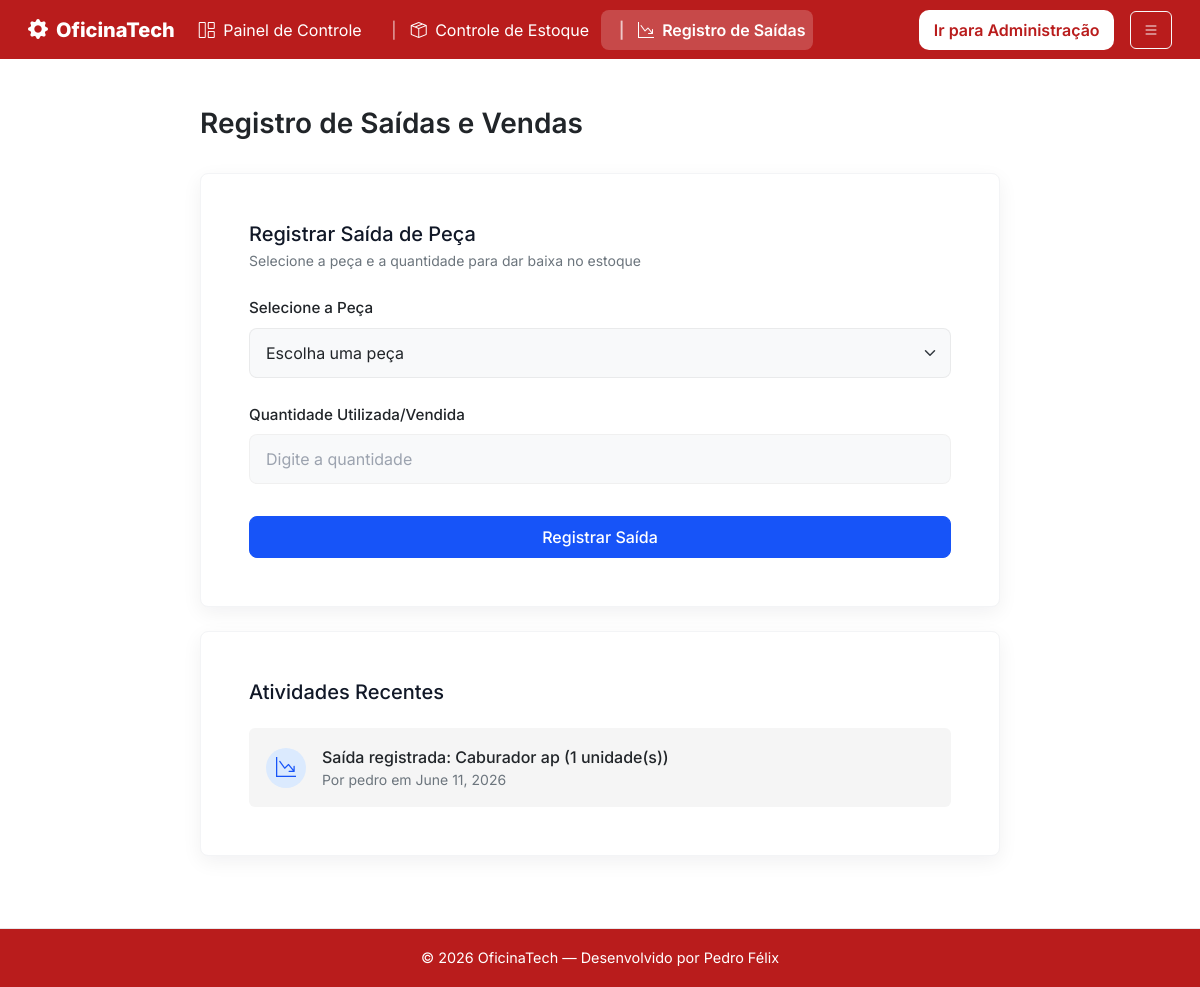
/saidas/ (signed in), run on the app's committed database.
### oficinatech01/models.py (models this page shows, shortened)
class Venda(models.Model):
    id_venda = models.AutoField(primary_key=True)
    data_venda = models.DateField(auto_now_add=True)
    quant_venda = models.IntegerField()
    id_funcionario = models.ForeignKey(Funcionario, on_delete=models.PROTECT, related_name='vendas')
    id_peca = models.ForeignKey(Peca, on_delete=models.PROTECT, related_name='vendas')

class Peca(models.Model):
    id_peca = models.AutoField(primary_key=True)
    nome_peca = models.CharField(max_length=255)
    descricao_peca = models.TextField(blank=True, null=True)
    custo_peca = models.DecimalField(max_digits=10, decimal_places=2)  # Melhor que Float para dinheiro
    quant_peca = models.IntegerField(default=0)
    alerta_quant = models.IntegerField(default=5)
    ativo = models.BooleanField(default=True)
    data_inativacao = models.DateField(blank=True, null=True)
    data_registo = models.DateField(auto_now_add=True)
    fornecedores = models.ManyToManyField(Fornecedor, related_name='pecas', blank=True)

class Funcionario(models.Model):
    id_funcionario = models.AutoField(primary_key=True)
    user = models.OneToOneField(User, on_delete=models.CASCADE, null=True, blank=True)
    nome_funcionario = models.CharField(max_length=255)
    email_funcionario = models.EmailField(blank=True, null=True)
    cargo_funcionario = models.CharField(max_length=100, blank=True, null=True)
    ativo = models.BooleanField(default=True)
    data_inativacao = models.DateField(blank=True, null=True)
    data_registo = models.DateField(auto_now_add=True)

### oficinatech/views.py (the view, shortened to what this page needs)
# urls.py: path('saidas/', views.saidas, name='saidas'),
@login_required
def saidas(request):
    pecas = Peca.objects.filter(ativo=True).order_by('nome_peca')
    vendas_recentes = Venda.objects.select_related('id_peca', 'id_funcionario').order_by('-id_venda')[:8]
    return render(request, 'saidas.html', {
        'pecas': pecas,
        'vendas_recentes': vendas_recentes,
    })

### oficinatech/templates/saidas.html (shortened to what this page needs)
{% extends 'base.html' %}
{% block content %}
    <div class="container content-wrap d-flex justify-content-center">
        <div class="w-100" style="max-width: 800px;">
            <h1 class="fs-3 fw-semibold mb-4 pb-2 text-dark">Registro de Saídas e Vendas</h1>
            <div class="dashboard-card bg-white p-5 rounded-3 mb-4">
                <div class="mb-4">
                    <h5 class="fw-medium mb-1 fs-5">Registrar Saída de Peça</h5>
                    <p class="text-muted-custom fs-7">Selecione a peça e a quantidade para dar baixa no estoque</p>
                </div>
                <form method="POST" action="{% url 'saidas' %}" id="registroSaidaForm">
                    <div class="mb-4">
                        <label for="pecaSelect" class="form-label fw-medium">Selecione a Peça</label>
                        <select class="form-select custom-input bg-light" id="pecaSelect" name="peca" required>
                            <option value="">Escolha uma peça</option>
                        </select>
                    </div>
                    <div class="mb-4 pb-2">
                        <label for="quantidadeInput" class="form-label fw-medium">Quantidade Utilizada/Vendida</label>
                        <input type="number" class="form-control custom-input bg-light" id="quantidadeInput" name="quantidade" min="1" placeholder="Digite a quantidade" required>
                    </div>
                    <button type="submit" class="btn btn-primary-custom w-100 py-2 rounded-3 fw-medium">Registrar Saída</button>
                </form>
            </div>
            <div class="dashboard-card bg-white p-5 rounded-3">
                <h5 class="fw-medium mb-4 fs-5">Atividades Recentes</h5>
                <div class="d-flex flex-column gap-3">
                    {% for venda in vendas_recentes %}
                    <div class="atividade-item d-flex align-items-center p-3 rounded-2 bg-light-custom">
                        <div class="icon-box bg-primary-subtle text-primary rounded-circle d-flex align-items-center justify-content-center me-3 flex-shrink-0" style="width: 40px; height: 40px;">
                            <i class="bi bi-graph-down-arrow fs-5 text-primary-custom"></i>
                        </div>
                        <div>
                            <p class="mb-0 text-dark fw-medium fs-6">Saída registrada: {{ venda.id_peca.nome_peca }} ({{ venda.quant_venda }} unidade(s))</p>
                            <p class="text-muted-custom mb-0 fs-7">Por {{ venda.id_funcionario.nome_funcionario|default:venda.id_funcionario.user.username }} em {{ venda.data_venda }}</p>
                        </div>
                    </div>
                    {% empty %}
                        <div class="alert alert-info mb-0">Ainda não há saídas registradas.</div>
                    {% endfor %}
                </div>
            </div>
        </div>
    </div>
{% endblock %}

### oficinatech/static/css/style.css (style rules this page uses)
body { font-family: 'Inter', sans-serif; color: #1A1A1A; }
.bg-light-custom { background-color: #F8F9FA; }
.text-primary-custom { color: #1754F8; }
.text-muted-custom { color: #6C757D; font-size: 0.95rem; }
.form-label { font-size: 0.95rem; color: #212529; }
.custom-input { background-color: #F3F4F6; border: 1px solid #E5E7EB; border-radius: 6px; padding: 0.75rem 1rem; }
.custom-input::placeholder { color: #9CA3AF; }
.btn-primary-custom { background-color: #1754F8; border-color: #1754F8; color: white; transition: background-color 0.2s ease; }
.fs-7 { font-size: 0.875rem; }
.dashboard-card { box-shadow: 0px 4px 20px rgba(0, 0, 0, 0.04); border: 1px solid #F3F4F6; }
.bg-primary-subtle { background-color: #DBEAFE !important; }
.atividade-item { border: 1px solid transparent; transition: background-color 0.2s ease; }
.bg-light-custom { background-color: #f5f5f5; transition: background-color 0.3s; }
.content-wrap { max-width: 1200px; margin: 0 auto; padding: 24px; }
.dashboard-card { box-shadow: 0 6px 20px rgba(16,24,40,0.06); border-radius: 12px; }
.btn-primary-custom { border-radius: 10px; padding: 0.6rem 1rem; }
:root { --bg: #ffffff; --surface: #ffffff; --text: #111827; --muted: #6C757D; --primary: #1754F8; --accent: #1754F8; --header-footer: #B91C1C; --success: #10B981; }
body { background: var(--bg); color: var(--text); }
.custom-input { background-color: var(--surface); border: 1px solid rgba(0,0,0,0.06); border-radius: 8px; }
.btn-primary-custom { background-color: var(--primary); border-color: var(--primary); color: white; }
.dashboard-card { padding: 20px; }
html, body { height: 100%; }
body { display: flex; flex-direction: column; min-height: 100vh; }

### data on the page
Venda: id_peca.nome_peca "Caburador ap", quant_venda "1", id_funcionario.nome_funcionario "pedro", data_venda "June 11, 2026"
